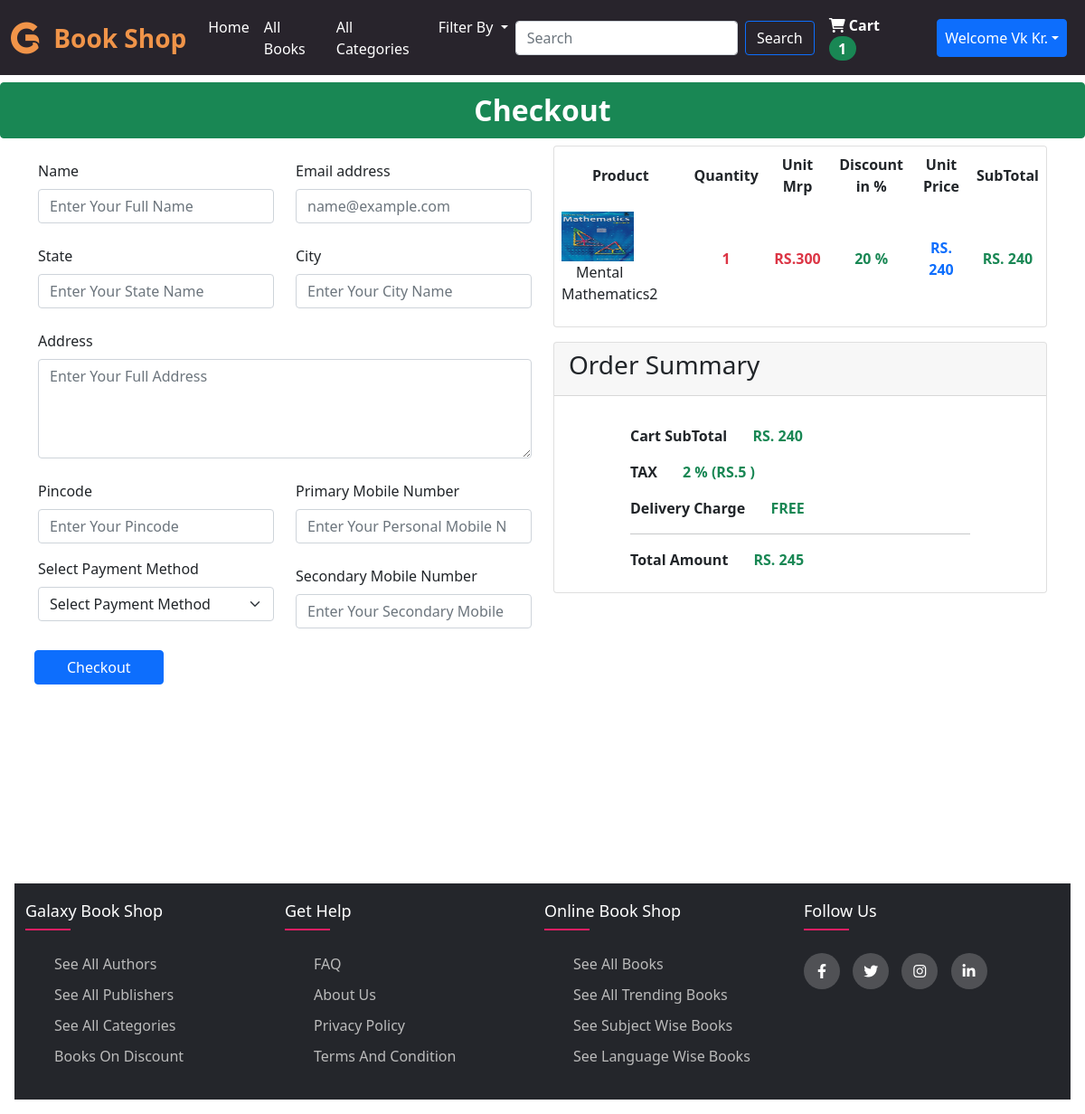
Screenshot of /checkout.php (signed in) with the database file from the repository.
### tables this page shows
CREATE TABLE `cart` (
  `cart_id` int(11) NOT NULL,
  `user_id` int(11) NOT NULL,
  `prod_id` int(11) NOT NULL,
  `prod_qty` int(11) NOT NULL,
  `added_on` timestamp NOT NULL DEFAULT current_timestamp()
);

CREATE TABLE `products` (
  `prod_id` int(11) NOT NULL,
  `prod_name` varchar(200) NOT NULL,
  `prod_slug` varchar(200) NOT NULL,
  `prod_author_id` int(11) NOT NULL,
  `prod_cat_id` int(11) NOT NULL,
  `prod_pcat_id` int(11) NOT NULL,
  `prod_publisher_id` int(11) NOT NULL,
  `prod_mrp` int(11) NOT NULL,
  `prod_price` int(11) NOT NULL,
  `prod_discount` int(11) NOT NULL,
  `prod_desc_id` int(11) NOT NULL,
  `prod_keywords` varchar(200) NOT NULL,
  `prod_features` varchar(200) NOT NULL,
  `prod_subject` varchar(200) NOT NULL,
  `prod_stock` int(11) NOT NULL DEFAULT 1,
  `prod_trending` int(11) NOT NULL DEFAULT 0,
  `prod_thumbnail` varchar(200) NOT NULL,
  `prod_lang` varchar(100) NOT NULL DEFAULT 'English',
  `prod_pages` int(11) NOT NULL,
  `prod_isbn` varchar(200) NOT NULL,
  `prod_publication_date` varchar(200) NOT NULL,
  `prod_delivery_type` varchar(200) NOT NULL,
  `prod_see_age` varchar(100) NOT NULL,
  `prod_status` int(11) NOT NULL DEFAULT 0
);

### frontend/function.php (called while the page is built, shortened)
<?php
$servername = "localhost";
$username = "root";
$password = "";
$database = "online_book_shop";
$conn = mysqli_connect($servername, $username, $password,$database);
function getUserCart(){
  global $conn;
  $arr = array();
  $user_id = $_SESSION['user_id'];
  $res = mysqli_query($conn , "SELECT * FROM cart where user_id=$user_id");
  while($row = mysqli_fetch_assoc($res)){
    $arr[] = $row;
  }
  return $arr;
}
function getUserFullCart(){
  $cartArr = array();
  if(isset($_SESSION['customer_email'])){
    $getUserCart = getUserCart();
    foreach ($getUserCart as $list){
        $cartArr[$list['prod_id']]['qty'] = $list['prod_qty'];
        $productDeatils = getProductDetailsById($list['prod_id']);
        $cartArr[$list['prod_id']]['name'] = $productDeatils['prod_name'];
        $cartArr[$list['prod_id']]['mrp'] = $productDeatils['prod_mrp'];
        $cartArr[$list['prod_id']]['price'] = $productDeatils['prod_price'];
        $cartArr[$list['prod_id']]['subtotal'] = $productDeatils['prod_price']*$list['prod_qty'];
        $cartArr[$list['prod_id']]['discount'] = $productDeatils['prod_discount'];
        $cartArr[$list['prod_id']]['thumbnail'] = $productDeatils['prod_thumbnail'];
        $cartArr[$list['prod_id']]['stock'] = $productDeatils['prod_stock'];
    }
}
return $cartArr;
}
function getProductDetailsById($prod_id){
  global $conn;
  $res = mysqli_query($conn , "SELECT * FROM products where prod_id=$prod_id");
  $row = mysqli_fetch_assoc($res);
  return $row;
}
?>

### checkout.php (the view, shortened to what this page needs)
<?php
include('frontend/function.php');
$cartArr = getUserFullCart();
$totalCartProduct = count($cartArr);
$totalPrice = 0;
foreach($cartArr as $list){
    $totalPrice += $list['price']*$list['qty'];
}
$tax = ceil($totalPrice*0.02);
?>
<!DOCTYPE html>
<html lang="en">
<head>
    <link href="https://cdn.jsdelivr.net/npm/bootstrap@5.1.3/dist/css/bootstrap.min.css" rel="stylesheet">
    <link rel="stylesheet" href="https://cdnjs.cloudflare.com/ajax/libs/font-awesome/6.0.0-beta2/css/all.min.css" />
    <link rel="stylesheet" href="style.css">
</head>
<body onload="myFunction()">
<?php include('includes/navbar.php') ?>
    <a href="javascript:void(0)" class="btn btn-success w-100 fs-2 mt-2 mb-2 fw-bolder ftext" id="oneLineTitle"> <span class="checkout text-white">Checkout</span> </a>
    <div class="container" style="min-height:100vh;">
        <div class="row">
            <div class="col-lg-6">
                <form action="" method='post' id='checkoutForm'>
                    <div class="row">
                        <div class="form-group my-2 col-lg-6">
                        <label for="cname" class="my-2">Name</label>
                        <input type="text" class="form-control" id="cname" name="cname" placeholder="Enter Your Full Name">
                        </div>
                        <div class="form-group my-2 col-lg-6">
                        <label for="cemail" class="my-2">Email address</label>
                        <input type="email" class="form-control " id="cemail" name="cemail" placeholder="name@example.com" >
                        </div>
                        <div class="form-group my-2 col-lg-6">
                        <label for="state" class="my-2">State</label>
                        <input type="text" class="form-control" id="state" name="state" placeholder="Enter Your State Name">
                        </div>
                        <div class="form-group my-2 col-lg-6">
                        <label for="city" class="my-2">City</label>
                        <input type="text" class="form-control" id="city" name="city" placeholder="Enter Your City Name">
                        </div>
                        <div class="form-group my-2 col-lg-12">
                        <label for="address" class="my-2">Address</label>
                        <textarea rows="4" class="form-control" id="address" name="address" placeholder="Enter Your Full Address"></textarea>
                        </div>
                        <div class="form-group my-2 col-lg-6">
                        <label for="pincode" class="my-2">Pincode</label>
                        <input type="number" class="form-control" id="pincode" name="pincode" placeholder="Enter Your Pincode">
                        </div>
                        <div class="form-group my-2 col-lg-6">
                        <label for="pmobile" class="my-2">Primary Mobile Number</label>
                        <input type="number" class="form-control" id="pmobile" name="pmobile" placeholder="Enter Your Personal Mobile Number">
                        </div>
                        <div class="col-lg-6">
                            <div class="mb-3">
                            <label for="payment" class="my-2">Select Payment Method</label>
                                <select class="form-select" aria-label="Default select example" id="payMethod" name="payMethod">
                                <option selected vlaue='0' >Select Payment Method</option>
                                </select>
                            </div>
                        </div>
                        <div class="form-group my-2 col-lg-6">
                        <label for="smobile" class="my-2">Secondary Mobile Number</label>
                        <input type="number" class="form-control" id="smobile" name="smobile" placeholder="Enter Your Secondary Mobile Number">
                        </div>
                        <button type="submit" class="btn btn-primary my-3 ms-2 w-25" id="checkoutBtn">Checkout</button>
                </div>
            </form>
            </div>
            <div class="col-lg-6">
                <div class="row">
                    <div class="col-lg-12">
                        <div class="card p-0 table-responsive"  >
                        <table class="table table-borderless table-hover">
                        <thead>
                            <tr class="text-center align-middle">
                                <th >Product</th>
                                <th >Quantity</th>
                                <th >Unit Mrp</th>
                                <th >Discount in %</th>
                                <th >Unit Price</th>
                                <th>SubTotal</th>
                            </tr>
                        </thead>
                    <tbody>
                        <?php
                            foreach($cartArr as $list){
                                echo "<tr class='align-middle'>
                                <td><img src='admin/Images/ProductImages/{$list['thumbnail']}' width='80rem' height='55px' alt=''><span class='ms-3'>{$list['name']}</span></td>
                                <td class='text-center fw-bolder text-danger' > {$list['qty']} </td>
                                <td class='text-center fw-bolder text-danger' ><span >RS.{$list['mrp']} </span></td>
                                <td class='text-center fw-bolder text-success' ><span >{$list['discount']}  %</span></td>
                                <td class='text-center text-primary fw-bolder' ><span >RS. {$list['price']}</span></td>
                                <td class='text-center text-success fw-bolder'><span>RS. {$list['subtotal']}</span></td>
                            </tr>";
                            }
                        ?>
                    </tbody>
                </table>
            </div>
        </div>
            <div class="col-lg-12 my-3">
                <div class="card d-flex justify-content-between align-items-center w-100">
                    <div class="card-header w-100">
                        <h3>Order Summary</h3>
                    </div>
                    <div class="card-body w-75">
                    <div class="card-title mt-3 mb-2 f-w5">Cart SubTotal <span class="ms-4 text-success">RS. <?= $totalPrice; ?>  </span></div>
                    <div class="card-title mt-3 mb-2 f-w5">TAX <span class="ms-4 text-success">2 % (RS.<?= $tax; ?> )</span></div>
                    <div class="card-title mt-3 mb-2 f-w5">Delivery Charge <span class="ms-4 text-success">FREE </span></div>
                    <hr>
                    <div class="card-title mt-3 mb-2 f-w5">Total Amount <span class="ms-4 text-success">RS. <?= $totalPrice+$tax; ?> </span></div>
                    </div>
                </div>
            </div>
        </div>
    </div>
</div>
</div>
    <?php include('includes/footer.php') ?>
</body>
</html>

### includes/navbar.php (shortened to what this page needs)
<nav class="navbar navbar-expand-lg navbar-dark bg-dark sticky-top" id="navColor">
  <div class="container-fluid">
    <a class="navbar-brand text-white f-w5 d-flex justify-content-center align-items-center" href="index.php"><i class="fab fa-gofore fs-1" style="color:#f09449;" id="logohover"></i> <span class="ms-3 fs-3" style="color:#f09449;" id="brandhover">Book Shop</span> </a>
    <?php
      $currentPageName = substr($_SERVER["SCRIPT_NAME"],strrpos($_SERVER["SCRIPT_NAME"],"/")+1);
    ?>
    <div class="collapse navbar-collapse" id="navbarSupportedContent">
      <ul class="navbar-nav me-auto mb-2 mb-lg-0">
        <li class="nav-item">
          <a class="nav-link <?php if($currentPageName == 'index.php') { echo 'active' ;} ?> text-white f-w4 linkTitle" aria-current="page" href="index.php">Home</a>
        </li>
        <li class="nav-item">
          <a class="nav-link <?php if($currentPageName == 'allbooks.php') { echo 'active' ;} ?> text-white f-w4 linkTitle" aria-current="page" href="allbooks.php">All Books</a>
        </li>
        <li class="nav-item">
          <a class="nav-link <?php if($currentPageName == 'categories.php') { echo 'active' ;} ?> text-white f-w4 linkTitle" aria-current="page" href="categories.php">All Categories</a>
        </li>
        <li class="nav-item dropdown">
          <a class=" text-white f-w4 linkTitle nav-link dropdown-toggle <?php if($currentPageName == 'filter-products.php' or $currentPageName == 'show-books.php') { echo 'active' ;} ?>" href="#" id="navbarDropdown" role="button" data-bs-toggle="dropdown" aria-expanded="false">
            Filter By
          </a>
        </li>
      </ul>
      <form class="d-flex" method="get" action="show-books.php">
        <input class="form-control me-2" type="search" name="search" id="search" placeholder="Search" aria-label="Search">
        <button class="btn btn-outline-primary text-white f-w4" type="submit">Search</button>
      </form>
      <?php
      if(isset($_SESSION['customer_email'])){
        ?>
        <a class="nav-link <?php if($currentPageName == 'cart.php') { echo 'active' ;} ?> f-w7 text-white linkTitle " aria-current="page" href="cart.php"><i class="fa fa-shopping-cart" aria-hidden="true"></i> Cart <span class="badge rounded-pill bg-success fs-6" id="cartNumber" ><?php echo $totalCartProduct ;?></span></a>
        <ul class="navbar-nav mx-2">
          <li class="nav-item dropdown">
            <a class="nav-link dropdown-toggle p-2 btn btn-primary text-white ms-2 dashnav"  href='#' id="navbarDropdown" role="button" data-bs-toggle="dropdown"
              aria-expanded="false"> Welcome  <?= $_SESSION['customer_name'] ?></a>
          </li>
        </ul>
      </div>
      <?php
      }
      ?>
    </div>
</nav>

### style.css (style rules this page uses)
#navColor { background-color:#28242c !important; }
.linkTitle { font-weight: 700; text-decoration: none; transition: all 0.5s ease-in-out; }
.f-w4 { font-weight:400; }
.f-w5 { font-weight:500; }
.f-w5 { font-weight:700; }
#oneLineTitle { overflow: hidden; text-overflow: ellipsis; white-space: initial; display: -webkit-box; -webkit-line-clamp: 1; -webkit-box-orient: vertical; }
#logohover { transition: all 0.5s ease-in-out; }
#brandhover { transition: all 0.5s ease-in-out; }
ul { list-style: none; }

### rows the page displays
cart: prod "1"
products: prod_thumbnail (picture), prod_name "Mental Mathematics2", qty "1", prod_mrp "300", prod_discount "20", prod_price "240"

### other values shown
$_SESSION['customer_name'] "Vk Kr."
$totalPrice "240"
$tax "5"
$totalPrice+$tax "245"
